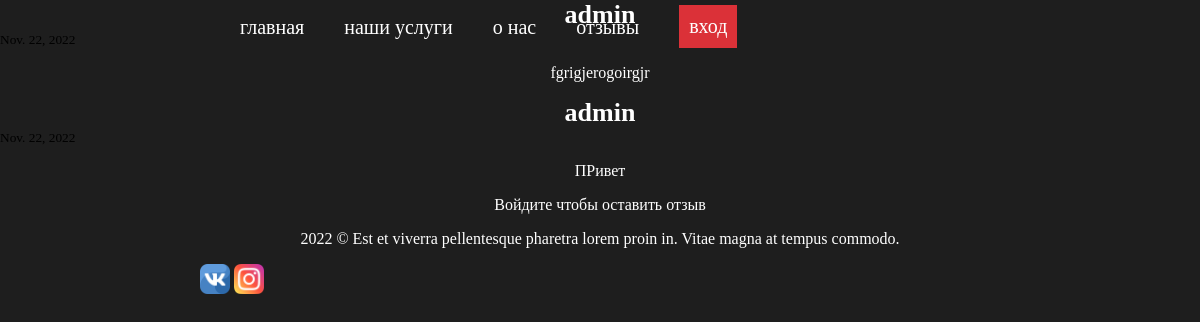
Page /comments/ on the committed database.
### comments/models.py (models this page shows)
class Comment(models.Model):
    text = models.CharField(max_length=512)
    date = models.DateField(auto_now_add=True)
    user = models.ForeignKey(User, on_delete=models.CASCADE)

### comments/views.py (the view)
# urls.py: path('comments/', comment.showcomments, name='comments'),
def showcomments(request):
    comments = Comment.objects.all()
    return render(request, 'comments/base.html', {'comments' : comments})

### comments/templates/comments/base.html (shortened to what this page needs)
{% load static %}
<!DOCTYPE html>
<html lang="en">
<head>
    <link rel="stylesheet" href="{% static 'css/header.css' %}">
    <link rel="stylesheet" href="{% static 'css/index.css' %}">
</head>
<body>
    <header>
        <div class="header_iner">
          <div class="conteiner">
              <div class="header_menu">
                <nav>
                  <ul>
                    <li><a href="#">главная</a></li>
                    <li><a href="services.html">наши услуги</a></li>
                    <li><a href="#">о нас</a></li>
                    <li><a href="{% url 'comments' %}">отзывы</a></li>
                  </ul>
                </nav>
                <div class="input">
                  <a href="LoginRegistration.html">вход</a>
                </div>
              </div>
            </div>
        </div>
      </header>
    <main>
    {% for comment in comments %}
        <div class="comment">
            <h3>{{ comment.user }} </h3>
            <small>{{ comment.date }}</small>
            <p>{{ comment.text }}</p>
        </div>
    {% endfor %}
    {% if user.is_authenticated %}
        <h3>dfergergrtg</h3>
        {% block content %}{% endblock %}
    {% else %}
        <p>Войдите чтобы оставить отзыв</p>
    {% endif %}
    </main>
    <footer>
        <div class="conteiner">
        <p class="footer">
          2022 © Est et viverra pellentesque pharetra lorem proin in. Vitae magna at tempus commodo.
        </p>
        <div class="social_network">
          <img src="{% static 'img/vk.png' %}" width="30px" height="30px">
          <img src="{% static 'img/instagram.png' %}" width="30px" height="30px">
        </div>
      </div>
      </footer>
</body>
</html>

### static/css/header.css (style rules this page uses)
body { margin: 0px; padding: 0px; background-color: #1E1E1E;; }
.header_menu { margin-top: 0px; position: absolute; display: flex; }
.input a { float: right; margin-top: 5px; font-size: 20px; color: white; padding: 10px; background-color: #DB3138; }
ul { display: flex; }
.header_menu li { margin-right: 40px; list-style-type: none; }
.header_menu a, .social_networks a { font-family: 'Kelly Slab'; font-size: 20px; }

### static/css/index.css (style rules this page uses)
* { scroll-behavior: smooth; }
body { margin: 0px; padding: 0px; background-color: #1E1E1E;; }
h3, h4, h5, h6 { color: white; font-size: 26px; text-align: center; margin: auto; }
p { color: white; text-align: center; font-family: 'Kelly Slab'; font-size: 16px; }
.conteiner { margin: 0px 200px ; }
a { text-decoration: none; color: white; }

### rows in the picture
Comment: user "admin", date "Nov. 22, 2022", text "fgrigjerogoirgjr"
Comment: user "admin", date "Nov. 22, 2022", text "ПРивет"
